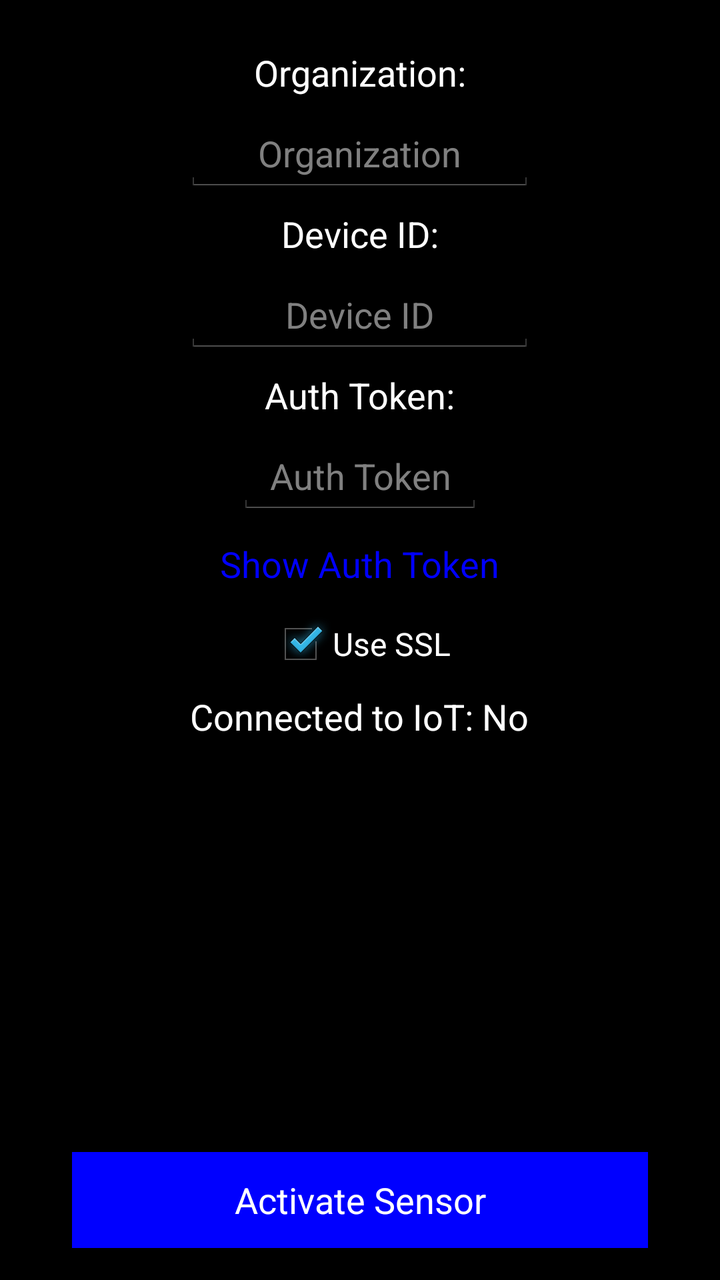
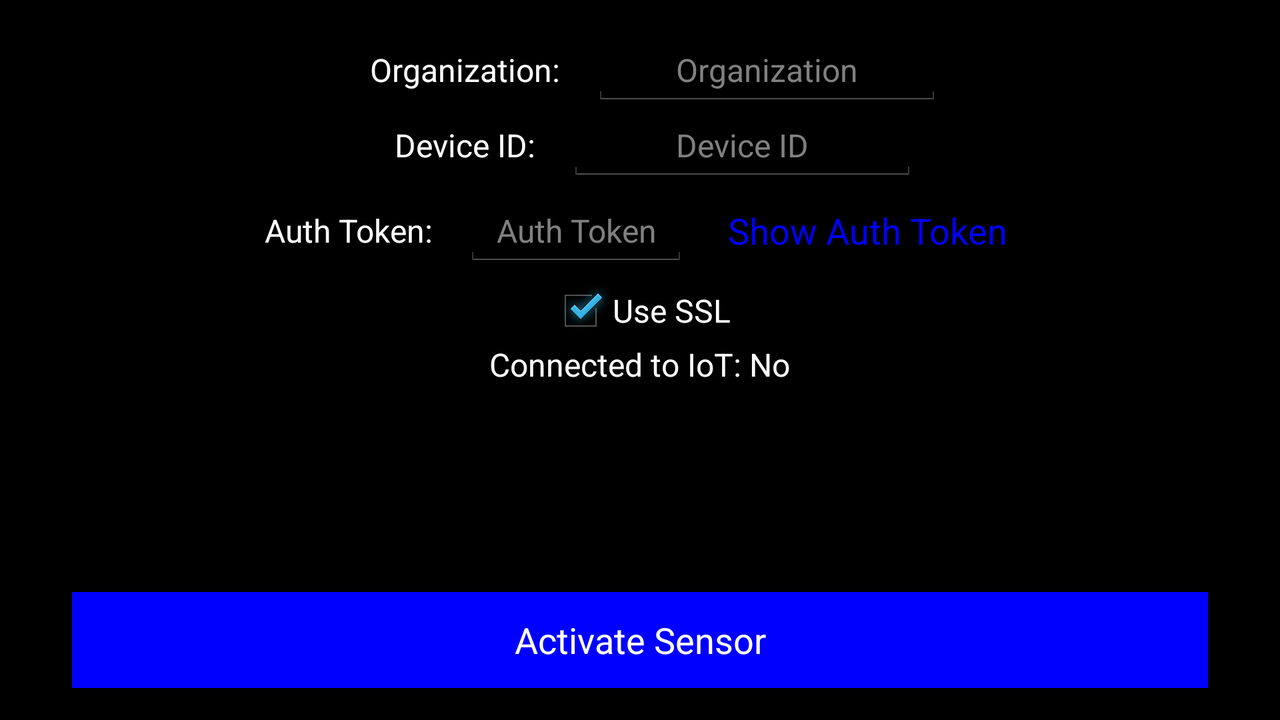

The same Android screen from two of the app's own layout files: first res/layout/ as a phone draws it, then the author's variant for another configuration, drawn on a device whose configuration selects that folder. Both files follow.
<!-- AndroidManifest.xml: application theme IoTStarterTheme -->
<!-- res/layout/login.xml -->
<?xml version="1.0" encoding="utf-8"?>

<LinearLayout xmlns:android="http://schemas.android.com/apk/res/android"
              xmlns:tools="http://schemas.android.com/tools"
              style="@style/ActivityBackground"
              android:orientation="vertical"
              android:layout_width="match_parent"
              android:layout_height="match_parent"
              android:layout_gravity="center"
              android:paddingLeft="@dimen/activity_horizontal_margin"
              android:paddingRight="@dimen/activity_horizontal_margin"
              android:paddingTop="@dimen/activity_vertical_margin"
              android:paddingBottom="@dimen/activity_vertical_margin"
              android:background="@drawable/ic_background"
              tools:context="com.ibm.iot.android.iotstarter.fragments.LoginPagerFragment"
        >
        <TextView
                style="@style/MyActionBarTitleText"
                android:layout_width="wrap_content"
                android:layout_height="wrap_content"
                android:layout_gravity="center"
                android:paddingTop="@dimen/activity_setting_margin"
                android:paddingBottom="@dimen/activity_setting_margin"
                android:paddingRight="@dimen/activity_horizontal_margin"
                android:paddingLeft="@dimen/activity_horizontal_margin"
                android:text="@string/organization_setting"
                android:id="@+id/organizationSetting"
                />
        <EditText
                style="@style/MyActionBarTitleText"
                android:layout_width="175dp"
                android:layout_height="wrap_content"
                android:layout_gravity="center"
                android:gravity="center"
                android:paddingTop="@dimen/activity_setting_margin"
                android:paddingBottom="@dimen/activity_setting_margin"
                android:paddingRight="@dimen/activity_horizontal_margin"
                android:paddingLeft="@dimen/activity_horizontal_margin"
                android:hint="@string/organization_value"
                android:inputType="textNoSuggestions"
                android:id="@+id/organizationValue"
                />
        <TextView
                style="@style/MyActionBarTitleText"
                android:layout_width="wrap_content"
                android:layout_height="wrap_content"
                android:layout_gravity="center"
                android:paddingTop="@dimen/activity_setting_margin"
                android:paddingBottom="@dimen/activity_setting_margin"
                android:paddingRight="@dimen/activity_horizontal_margin"
                android:paddingLeft="@dimen/activity_horizontal_margin"
                android:text="@string/device_id_setting"
                android:id="@+id/deviceIDSetting"
                />
        <EditText
                style="@style/MyActionBarTitleText"
                android:layout_width="175dp"
                android:layout_height="wrap_content"
                android:layout_gravity="center"
                android:gravity="center"
                android:paddingTop="@dimen/activity_setting_margin"
                android:paddingBottom="@dimen/activity_setting_margin"
                android:paddingRight="@dimen/activity_horizontal_margin"
                android:paddingLeft="@dimen/activity_horizontal_margin"
                android:hint="@string/device_id_value"
                android:inputType="textNoSuggestions"
                android:id="@+id/deviceIDValue"
                />
        <TextView
                style="@style/MyActionBarTitleText"
                android:layout_width="wrap_content"
                android:layout_height="wrap_content"
                android:layout_gravity="center"
                android:paddingTop="@dimen/activity_setting_margin"
                android:paddingBottom="@dimen/activity_setting_margin"
                android:paddingRight="@dimen/activity_horizontal_margin"
                android:paddingLeft="@dimen/activity_horizontal_margin"
                android:textAlignment="center"
                android:text="@string/auth_token_setting"
                android:id="@+id/authTokenSetting"
                />
        <EditText
                style="@style/MyActionBarTitleText"
                android:layout_width="wrap_content"
                android:layout_height="wrap_content"
                android:layout_gravity="center"
                android:gravity="center"
                android:paddingTop="@dimen/activity_setting_margin"
                android:paddingBottom="@dimen/activity_setting_margin"
                android:paddingRight="@dimen/activity_horizontal_margin"
                android:paddingLeft="@dimen/activity_horizontal_margin"
                android:hint="@string/auth_token_value"
                android:inputType="textPassword"
                android:id="@+id/authTokenValue"
                />
        <Button
                style="@style/SmallButton"
                android:layout_gravity="center|bottom"
                android:text="@string/showToken_button"
                android:id="@+id/showTokenButton"/>
        <CheckBox
                android:id="@+id/checkbox_ssl"
                android:layout_width="wrap_content"
                android:layout_height="wrap_content"
                android:layout_gravity="center"
                android:text="@string/useSSL_button"
                android:checked="true"/>
                
        <TextView
                style="@style/MyActionBarTitleText"
                android:layout_width="wrap_content"
                android:layout_height="wrap_content"
                android:layout_gravity="center"
                android:paddingTop="@dimen/activity_setting_margin"
                android:paddingBottom="@dimen/activity_setting_margin"
                android:paddingRight="@dimen/activity_horizontal_margin"
                android:paddingLeft="@dimen/activity_horizontal_margin"
                android:textAlignment="center"
                android:text="@string/is_connected"
                android:id="@+id/isConnected"
                />
        <View
                android:layout_width="0dp"
                android:layout_height="0dp"
                android:layout_weight="1" />
        <Button
                style="@style/BottomButton"
                android:layout_gravity="center|bottom"
                android:text="@string/activate_button"
                android:textColor="@color/white"
                android:id="@+id/activateButton"/>
</LinearLayout>
<!-- resources referenced by this layout -->
<resources>
  <color name="white">#FFFFFF</color>
  <dimen name="activity_horizontal_margin">16dp</dimen>
  <dimen name="activity_setting_margin">8dp</dimen>
  <dimen name="activity_vertical_margin">16dp</dimen>
  <string name="activate_button">Activate Sensor</string>
  <string name="auth_token_setting">Auth Token: </string>
  <string name="auth_token_value">Auth Token</string>
  <string name="device_id_setting">Device ID: </string>
  <string name="device_id_value">Device ID</string>
  <string name="is_connected">Connected to IoT: No</string>
  <string name="organization_setting">Organization: </string>
  <string name="organization_value">Organization</string>
  <string name="showToken_button">Show Auth Token</string>
  <string name="useSSL_button">Use SSL</string>
  <style name="ActivityBackground">
          <item name="android:background">@color/background_main</item>
      </style>
  <style name="BottomButton">
          <item name="android:layout_width">fill_parent</item>
          <item name="android:layout_height">wrap_content</item>
          <item name="android:layout_alignParentBottom">true</item>
          <item name="android:layout_centerHorizontal">true</item>
          <item name="android:layout_marginRight">20dp</item>
          <item name="android:layout_marginLeft">20dp</item>
          <item name="android:background">@color/background_button</item>
          <item name="android:textColor">@color/white</item>
      </style>
  <style name="MyActionBarTitleText" parent="@android:style/TextAppearance.Holo.Widget.ActionBar.Title">
          <item name="android:textColor">@color/actionbar_text</item>
      </style>
  <style name="SmallButton">
          <item name="android:layout_width">wrap_content</item>
          <item name="android:layout_height">wrap_content</item>
          <item name="android:layout_alignParentBottom">true</item>
          <item name="android:layout_centerHorizontal">true</item>
          <item name="android:layout_marginRight">20dp</item>
          <item name="android:layout_marginLeft">20dp</item>
          <item name="android:background">@color/transparent</item>
          <item name="android:textColor">@color/background_button</item>
      </style>
  <style name="IoTStarterTheme" parent="android:Theme.Holo">
          <item name="android:fontFamily">sans-serif</item>
          <item name="android:actionBarStyle">@style/MyActionBar</item>
          <item name="android:actionBarTabTextStyle">@style/MyActionBarTabText</item>
          <item name="android:actionMenuTextColor">@color/actionbar_text</item>
      </style>
  <color name="background_main">#3A4A53</color>
  <color name="background_button">#0000FF</color>
  <color name="actionbar_text">#ffffff</color>
  <color name="transparent">#00000000</color>
  <style name="MyActionBar" parent="@android:style/Widget.Holo.ActionBar">
          <item name="android:titleTextStyle">@style/MyActionBarTitleText</item>
          <item name="android:background">@color/background_actionbar</item>
      </style>
  <style name="MyActionBarTabText" parent="@android:style/Widget.Holo.ActionBar.TabText">
          <item name="android:textColor">@color/actionbar_text</item>
      </style>
  <color name="background_actionbar">#4E4F50</color>
</resources>
<!-- res/layout-land/login.xml (the author's variant of the layout above) -->
<!-- drawn on the phone turned sideways -->
<?xml version="1.0" encoding="utf-8"?>

<LinearLayout xmlns:android="http://schemas.android.com/apk/res/android"
              xmlns:tools="http://schemas.android.com/tools"
              style="@style/ActivityBackground"
              android:orientation="vertical"
              android:layout_width="match_parent"
              android:layout_height="match_parent"
              android:layout_gravity="center"
              android:paddingLeft="@dimen/activity_horizontal_margin"
              android:paddingRight="@dimen/activity_horizontal_margin"
              android:paddingTop="@dimen/activity_vertical_margin"
              android:paddingBottom="@dimen/activity_vertical_margin"
              android:background="@drawable/ic_background"
              tools:context="com.ibm.iot.android.iotstarter.fragments.LoginPagerFragment"
        >
        <LinearLayout android:layout_width="wrap_content"
                      android:layout_height="wrap_content"
                      android:orientation="horizontal"
                      android:layout_gravity="center">
        <TextView
                style="@style/MyActionBarTitleText"
                android:layout_width="wrap_content"
                android:layout_height="wrap_content"
                android:layout_gravity="center"
                android:paddingTop="@dimen/activity_setting_margin"
                android:paddingBottom="@dimen/activity_setting_margin"
                android:paddingRight="@dimen/activity_horizontal_margin"
                android:paddingLeft="@dimen/activity_horizontal_margin"
                android:text="@string/organization_setting"
                android:id="@+id/organizationSetting"
                />
        <EditText
                style="@style/MyActionBarTitleText"
                android:layout_width="175dp"
                android:layout_height="wrap_content"
                android:layout_gravity="center"
                android:gravity="center"
                android:paddingTop="@dimen/activity_setting_margin"
                android:paddingBottom="@dimen/activity_setting_margin"
                android:paddingRight="@dimen/activity_horizontal_margin"
                android:paddingLeft="@dimen/activity_horizontal_margin"
                android:hint="@string/organization_value"
                android:inputType="text"
                android:id="@+id/organizationValue"
                />
        </LinearLayout>
        <LinearLayout android:layout_width="wrap_content"
                      android:layout_height="wrap_content"
                      android:orientation="horizontal"
                      android:layout_gravity="center">
        <TextView
                style="@style/MyActionBarTitleText"
                android:layout_width="wrap_content"
                android:layout_height="wrap_content"
                android:layout_gravity="center"
                android:paddingTop="@dimen/activity_setting_margin"
                android:paddingBottom="@dimen/activity_setting_margin"
                android:paddingRight="@dimen/activity_horizontal_margin"
                android:paddingLeft="@dimen/activity_horizontal_margin"
                android:text="@string/device_id_setting"
                android:id="@+id/deviceIDSetting"
                />
        <EditText
                style="@style/MyActionBarTitleText"
                android:layout_width="175dp"
                android:layout_height="wrap_content"
                android:layout_gravity="center"
                android:gravity="center"
                android:paddingTop="@dimen/activity_setting_margin"
                android:paddingBottom="@dimen/activity_setting_margin"
                android:paddingRight="@dimen/activity_horizontal_margin"
                android:paddingLeft="@dimen/activity_horizontal_margin"
                android:hint="@string/device_id_value"
                android:inputType="text"
                android:id="@+id/deviceIDValue"
                />
        </LinearLayout>
        <LinearLayout android:layout_width="wrap_content"
                      android:layout_height="wrap_content"
                      android:orientation="horizontal"
                      android:layout_gravity="center">
        <TextView
                style="@style/MyActionBarTitleText"
                android:layout_width="wrap_content"
                android:layout_height="wrap_content"
                android:layout_gravity="center"
                android:paddingTop="@dimen/activity_setting_margin"
                android:paddingBottom="@dimen/activity_setting_margin"
                android:paddingRight="@dimen/activity_horizontal_margin"
                android:paddingLeft="@dimen/activity_horizontal_margin"
                android:textAlignment="center"
                android:text="@string/auth_token_setting"
                android:id="@+id/authTokenSetting"
                />
        <EditText
                style="@style/MyActionBarTitleText"
                android:layout_width="wrap_content"
                android:layout_height="wrap_content"
                android:layout_gravity="center"
                android:gravity="center"
                android:paddingTop="@dimen/activity_setting_margin"
                android:paddingRight="@dimen/activity_horizontal_margin"
                android:paddingLeft="@dimen/activity_horizontal_margin"
                android:hint="@string/auth_token_value"
                android:inputType="textPassword"
                android:id="@+id/authTokenValue"
                />
        <Button
                style="@style/SmallButton"
                android:layout_gravity="center"
                android:text="@string/showToken_button"
                android:id="@+id/showTokenButton"/>
        </LinearLayout>
        <CheckBox
                android:id="@+id/checkbox_ssl"
                android:layout_width="wrap_content"
                android:layout_height="wrap_content"
                android:layout_gravity="center"
                android:text="@string/useSSL_button"
                android:checked="true"/>
                
        <TextView
                style="@style/MyActionBarTitleText"
                android:layout_width="wrap_content"
                android:layout_height="wrap_content"
                android:layout_gravity="center"
                android:paddingRight="@dimen/activity_horizontal_margin"
                android:paddingLeft="@dimen/activity_horizontal_margin"
                android:textAlignment="center"
                android:text="@string/is_connected"
                android:id="@+id/isConnected"
                />
        <View
                android:layout_width="0dp"
                android:layout_height="0dp"
                android:layout_weight="1" />
        <Button
                style="@style/BottomButton"
                android:layout_gravity="center"
                android:text="@string/activate_button"
                android:textColor="@color/white"
                android:id="@+id/activateButton"/>
</LinearLayout>
